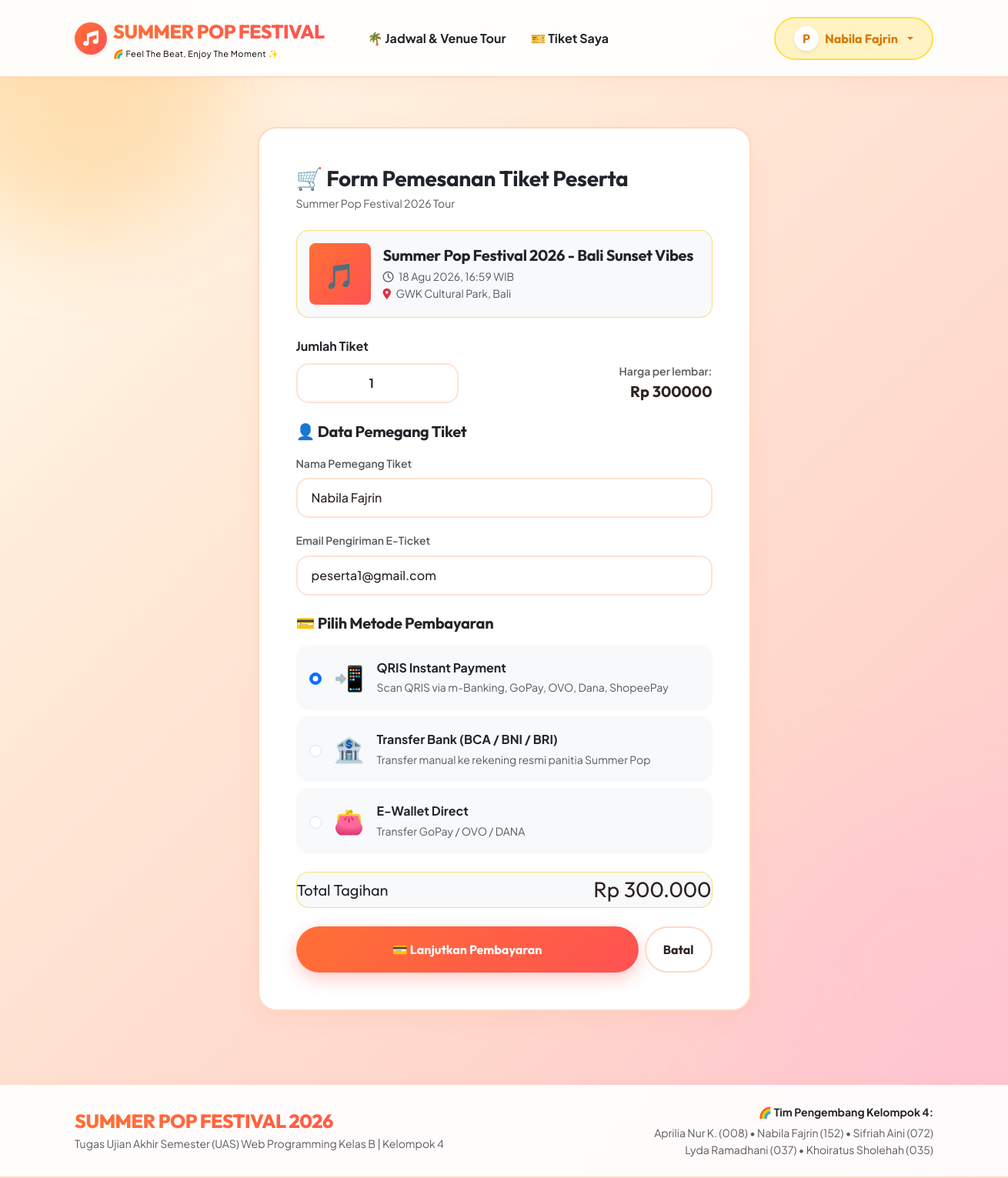
Screenshot of /event/summer-pop-festival-bali-2026/checkout/ (signed in) with the database file from the repository.
### events/models.py (models this page shows, shortened)
class Event(models.Model):
    STATUS_CHOICES = (
        ('UPCOMING', 'Upcoming'),
        ('ONGOING', 'Sedang Berlangsung'),
        ('FINISHED', 'Selesai'),
        ('CANCELLED', 'Dibatalkan'),
    )
    title = models.CharField(max_length=200)
    slug = models.SlugField(unique=True, blank=True)
    category = models.ForeignKey(Category, on_delete=models.CASCADE, related_name='events')
    organizer = models.ForeignKey(User, on_delete=models.CASCADE, related_name='created_events')
    description = models.TextField()
    venue = models.CharField(max_length=200)
    start_date = models.DateTimeField()
    end_date = models.DateTimeField()
    ticket_price = models.DecimalField(max_digits=12, decimal_places=0)
    total_quota = models.IntegerField()
    quota_sold = models.IntegerField(default=0)
    poster = models.ImageField(upload_to='posters/', blank=True, null=True)
    status = models.CharField(max_length=20, choices=STATUS_CHOICES, default='UPCOMING')
    created_at = models.DateTimeField(auto_now_add=True)
    class Meta:
        ordering = ['-start_date']
    @property
    def remaining_quota(self):
        return max(0, self.total_quota - self.quota_sold)
    @property
    def is_sold_out(self):
        return self.remaining_quota <= 0

### events/views.py (the view)
# urls.py: path('event/<slug:slug>/checkout/', views.checkout_view, name='checkout'),
@login_required
def checkout_view(request, slug):
    if request.user.is_staff or (hasattr(request.user, 'profile') and request.user.profile.is_organizer):
        messages.warning(request, "Akun Event Organizer / Admin tidak dapat membeli tiket. Silakan gunakan akun Peserta untuk memesan tiket.")
        return redirect('event_detail', slug=slug)
    event = get_object_or_404(Event, slug=slug)
    if event.is_sold_out:
        messages.error(request, "Maaf, tiket untuk event ini telah habis (Sold Out).")
        return redirect('event_detail', slug=event.slug)
    if request.method == 'POST':
        form = CheckoutForm(request.POST)
        if form.is_valid():
            quantity = form.cleaned_data['quantity']
            payment_method = form.cleaned_data['payment_method']
            attendee_name = form.cleaned_data['attendee_name']
            attendee_email = form.cleaned_data['attendee_email']
            if quantity > event.remaining_quota:
                messages.error(request, f"Jumlah pesanan melebihi sisa tiket yang tersedia ({event.remaining_quota} tiket tersisa).")
                return redirect('checkout', slug=event.slug)
            total_amount = event.ticket_price * quantity
            order_code = generate_order_code()
            order = Order.objects.create(
                order_code=order_code,
                buyer=request.user,
                event=event,
                quantity=quantity,
                total_amount=total_amount,
                payment_method=payment_method,
                payment_status='PENDING',
                notes=f"Pemegang Tiket: {attendee_name} ({attendee_email})"
            )
            messages.success(request, f"Pesanan {order_code} berhasil dibuat. Silakan unggah bukti pembayaran untuk diverifikasi oleh Organizer.")
            return redirect('order_confirmation', order_code=order.order_code)
    else:
        initial_data = {
            'quantity': 1,
            'attendee_name': request.user.get_full_name() or request.user.username,
            'attendee_email': request.user.email
        }
        form = CheckoutForm(initial=initial_data)
    context = {
        'event': event,
        'form': form
    }
    return render(request, 'peserta/checkout.html', context)

### events/forms.py
class CheckoutForm(forms.Form):
    quantity = forms.IntegerField(min_value=1, initial=1, widget=forms.NumberInput(attrs={
        'class': 'form-control text-center fw-bold', 'id': 'id_quantity'
    }))
    payment_method = forms.ChoiceField(choices=Order.PAYMENT_METHOD_CHOICES, widget=forms.RadioSelect(attrs={
        'class': 'form-check-input'
    }))
    attendee_name = forms.CharField(max_length=150, widget=forms.TextInput(attrs={
        'class': 'form-control', 'placeholder': 'Nama Lengkap Pemegang Tiket'
    }))
    attendee_email = forms.EmailField(widget=forms.EmailInput(attrs={
        'class': 'form-control', 'placeholder': 'Email Pengiriman E-Ticket'
    }))

### events/context_processors.py (called while the page is built)
def categories_processor(request):
    return {
        'all_categories': Category.objects.all()
    }

### templates/peserta/checkout.html (shortened to what this page needs)
{% extends 'base.html' %}
{% block content %}
<div class="container py-4">
  <div class="row justify-content-center">
    <div class="col-md-8 col-lg-7">
      <div class="cute-card p-4 p-md-5">
        <h3 class="fw-bold text-dark mb-1" style="font-family: 'Outfit', sans-serif;">
          🛒 Form Pemesanan Tiket Peserta
        </h3>
        <p class="text-muted small mb-4">Summer Pop Festival 2026 Tour</p>
        <div class="p-3 rounded-4 bg-light border border-warning border-opacity-50 mb-4 d-flex align-items-center gap-3">
          {% if event.poster %}
            <img src="{{ event.poster.url }}" width="80" height="80" class="rounded-3 object-fit-cover" alt="{{ event.title }}">
          {% else %}
            <div class="rounded-3 p-3 text-white text-center" style="width: 80px; height: 80px; background: linear-gradient(135deg, #ff7034, #ff5252);">
              <span class="fs-2">🎵</span>
            </div>
          {% endif %}
          <div>
            <h5 class="fw-bold text-dark mb-1" style="font-family: 'Outfit', sans-serif;">{{ event.title }}</h5>
            <div class="text-muted small"><i class="fa-regular fa-clock me-1"></i> {{ event.start_date|date:"d M Y, H:i" }} WIB</div>
            <div class="text-muted small"><i class="fa-solid fa-location-dot me-1 text-danger"></i> {{ event.venue }}</div>
          </div>
        </div>
        <form method="post" action="{% url 'checkout' slug=event.slug %}">
          <div class="mb-4">
            <label class="form-label text-dark fw-bold">Jumlah Tiket</label>
            <div class="row align-items-center">
              <div class="col-md-5">
                {{ form.quantity }}
              </div>
              <div class="col-md-7 mt-2 mt-md-0 text-md-end">
                <small class="text-muted d-block fw-semibold">Harga per lembar:</small>
                <span id="ticket_price_unit" data-price="{{ event.ticket_price }}" class="fw-bold text-orange fs-5" style="font-family: 'Outfit', sans-serif;">
                  Rp {{ event.ticket_price|floatformat:0 }}
                </span>
              </div>
            </div>
          </div>
          <div class="mb-4">
            <h5 class="fw-bold text-dark mb-3" style="font-family: 'Outfit', sans-serif;">👤 Data Pemegang Tiket</h5>
            <div class="mb-3">
              <label class="form-label text-muted small fw-semibold">Nama Pemegang Tiket</label>
              {{ form.attendee_name }}
            </div>
            <div class="mb-3">
              <label class="form-label text-muted small fw-semibold">Email Pengiriman E-Ticket</label>
              {{ form.attendee_email }}
            </div>
          </div>
          <div class="mb-4">
            <h5 class="fw-bold text-dark mb-3" style="font-family: 'Outfit', sans-serif;">💳 Pilih Metode Pembayaran</h5>
            <div class="vstack gap-2">
              <label class="p-3 rounded-4 border border-light bg-light d-flex align-items-center gap-3 cursor-pointer">
                <input type="radio" name="payment_method" value="QRIS" checked class="form-check-input">
                <span class="fs-2">📲</span>
                <div>
                  <strong class="text-dark d-block">QRIS Instant Payment</strong>
                  <small class="text-muted">Scan QRIS via m-Banking, GoPay, OVO, Dana, ShopeePay</small>
                </div>
              </label>
              <label class="p-3 rounded-4 border border-light bg-light d-flex align-items-center gap-3 cursor-pointer">
                <input type="radio" name="payment_method" value="BANK_TRANSFER" class="form-check-input">
                <span class="fs-2">🏦</span>
                <div>
                  <strong class="text-dark d-block">Transfer Bank (BCA / BNI / BRI)</strong>
                  <small class="text-muted">Transfer manual ke rekening resmi panitia Summer Pop</small>
                </div>
              </label>
              <label class="p-3 rounded-4 border border-light bg-light d-flex align-items-center gap-3 cursor-pointer">
                <input type="radio" name="payment_method" value="EWALLET" class="form-check-input">
                <span class="fs-2">👛</span>
                <div>
                  <strong class="text-dark d-block">E-Wallet Direct</strong>
                  <small class="text-muted">Transfer GoPay / OVO / DANA</small>
                </div>
              </label>
            </div>
          </div>
          <div class="p-3.5 rounded-4 bg-light border border-warning border-opacity-50 mb-4 d-flex align-items-center justify-content-between">
            <span class="text-dark font-weight-bold fs-5" style="font-family: 'Outfit', sans-serif;">Total Tagihan</span>
            <span id="total_price_calc" class="fs-3 fw-extrabold text-orange" style="font-family: 'Outfit', sans-serif;">Rp {{ event.ticket_price|floatformat:0 }}</span>
          </div>
          <div class="d-flex gap-2">
            <button type="submit" class="btn btn-coral btn-lg flex-grow-1 py-3 text-white fs-6">
              💳 Lanjutkan Pembayaran
            </button>
            <a href="{% url 'event_detail' slug=event.slug %}" class="btn btn-outline-cute py-3">Batal</a>
          </div>
        </form>
      </div>
    </div>
  </div>
</div>
{% endblock %}

### templates/navbar.html (shortened to what this page needs)
{% load static %}
<nav class="navbar navbar-expand-lg sticky-top soft-nav py-3">
  <div class="container">
    <a class="navbar-brand d-flex align-items-center gap-2" href="{% url 'home' %}">
      <div class="rounded-circle p-2 d-flex align-items-center justify-content-center shadow-sm" style="background: linear-gradient(135deg, #ff7034, #ff5252); width: 42px; height: 42px;">
        <i class="fa-solid fa-music text-white fs-5"></i>
      </div>
      <div>
        <span class="brand-title">SUMMER POP FESTIVAL</span>
        <small class="d-block text-orange font-weight-bold" style="font-size: 0.68rem; letter-spacing: 0.5px;">🌈 Feel The Beat, Enjoy The Moment ✨</small>
      </div>
    </a>
    <div class="collapse navbar-collapse" id="navbarNav">
      <ul class="navbar-nav me-auto mb-2 mb-lg-0 ms-lg-4">
        <li class="nav-item">
          <a class="nav-link text-dark fw-bold px-3" href="{% url 'home' %}">
            🌴 Jadwal & Venue Tour
          </a>
        </li>
        {% if user.is_authenticated %}
          {% if not user.profile.is_organizer and not user.is_staff %}
            <li class="nav-item">
              <a class="nav-link text-dark fw-bold px-3" href="{% url 'my_tickets' %}">
                🎫 Tiket Saya
              </a>
            </li>
          {% endif %}
        {% endif %}
      </ul>
      <div class="d-flex align-items-center gap-2">
        {% if user.is_authenticated %}
          <div class="dropdown">
            <button class="btn btn-soft-yellow dropdown-toggle d-flex align-items-center gap-2" type="button" data-bs-toggle="dropdown">
              <div class="rounded-circle bg-white text-orange fw-bold d-flex align-items-center justify-content-center shadow-sm" style="width: 32px; height: 32px;">
                {{ user.username|slice:":1"|upper }}
              </div>
              <span class="d-none d-md-inline">{{ user.first_name|default:user.username }}</span>
            </button>
          </div>
        {% else %}
          <a href="{% url 'login' %}" class="btn btn-outline-cute">Masuk</a>
          <a href="{% url 'register' %}" class="btn btn-coral">Daftar Akun</a>
        {% endif %}
      </div>
    </div>
  </div>
</nav>

### static/css/styles.css (style rules this page uses)
html { scroll-behavior: smooth; }
:root { --bg-gradient: linear-gradient(135deg, #fffbeb 0%, #ffe8d6 35%, #ffd6cc 70%, #ffc2d1 100%); --bg-card: #ffffff; --bg-card-soft: #fffdf9; --bg-banner: linear-gradient(135deg, #ff9f1c 0%, #ff7034 50%, #ff5252 100%); --primary-coral: #ff5252; --primary-orange: #ff7034; --primary-yellow: #ff9f1c; --soft-yellow: #fffae6; --soft-pink: #ffe5ec; --soft-purple: #f3e8ff; --soft-mint: #d1fae5; --soft-blue: #e0f2fe; --text-dark: #2d2420; --text-muted: #6e6259; --text-orange: #f25c05; --border-color: #ffd8c2; --border-radius: 24px; --shadow-soft: 0 10px 30px rgba(255, 112, 52, 0.08); --shadow-hover: 0 20px 45px rgba(255, 82, 82, 0.18); --font-body: 'Plus Jakarta Sans', sans-serif; --font-heading: 'Outfit', 'Fredoka', sans-serif; }
body { font-family: var(--font-body); background: var(--bg-gradient); color: var(--text-dark); min-height: 100vh; display: flex; flex-direction: column; position: relative; overflow-x: hidden; background-attachment: fixed; line-height: 1.6; }
body::before { content: ''; position: absolute; top: -100px; left: -100px; width: 400px; height: 400px; background: rgba(255, 159, 28, 0.25); border-radius: 50%; filter: blur(60px); z-index: -1; pointer-events: none; }
body::after { content: ''; position: absolute; bottom: 50px; right: -100px; width: 450px; height: 450px; background: rgba(255, 194, 209, 0.35); border-radius: 50%; filter: blur(70px); z-index: -1; pointer-events: none; }
.soft-nav { background: rgba(255, 255, 255, 0.92); backdrop-filter: blur(20px); -webkit-backdrop-filter: blur(20px); border-bottom: 2px solid var(--border-color); box-shadow: 0 4px 25px rgba(255, 112, 52, 0.06); z-index: 1000; }
.brand-title { font-family: var(--font-heading); font-weight: 800; font-size: 1.55rem; letter-spacing: -0.5px; background: linear-gradient(135deg, #ff7034, #ff5252); -webkit-background-clip: text; -webkit-text-fill-color: transparent; }
h1, h2, h3, h4, h5, h6 { font-family: var(--font-heading); letter-spacing: -0.3px; }
.cute-card { background: var(--bg-card); border: 2px solid var(--border-color); border-radius: var(--border-radius); box-shadow: var(--shadow-soft); transition: all 0.35s cubic-bezier(0.16, 1, 0.3, 1); }
.btn-coral { background: linear-gradient(135deg, #ff7034, #ff5252); color: #ffffff !important; border: none; font-family: var(--font-heading); font-weight: 700; border-radius: 50px; padding: 12px 28px; box-shadow: 0 8px 22px rgba(255, 82, 82, 0.3); transition: all 0.25s ease; }
.btn-soft-yellow { background: #fff3c4; color: #d97706 !important; border: 2px solid #fde047; font-family: var(--font-heading); font-weight: 700; border-radius: 50px; padding: 10px 24px; transition: all 0.25s ease; }
.btn-outline-cute { background: #ffffff; border: 2px solid var(--border-color); color: var(--text-dark); font-family: var(--font-heading); font-weight: 700; border-radius: 50px; padding: 10px 22px; transition: all 0.2s ease; }
.form-control, .form-select { background-color: #ffffff !important; border: 2px solid #ffe3d1 !important; color: var(--text-dark) !important; border-radius: 16px; padding: 12px 18px; font-weight: 500; }

### rows the page displays
Event: title "Summer Pop Festival 2026 - Bali Sunset Vibes", start_date "18 Agu 2026, 16:59", venue "GWK Cultural Park, Bali", ticket_price "300000"

### other values shown
{{ user.username|slice:":1"|upper }} "P"
{{ user.first_name|default:user.username }} "Nabila Fajrin"
